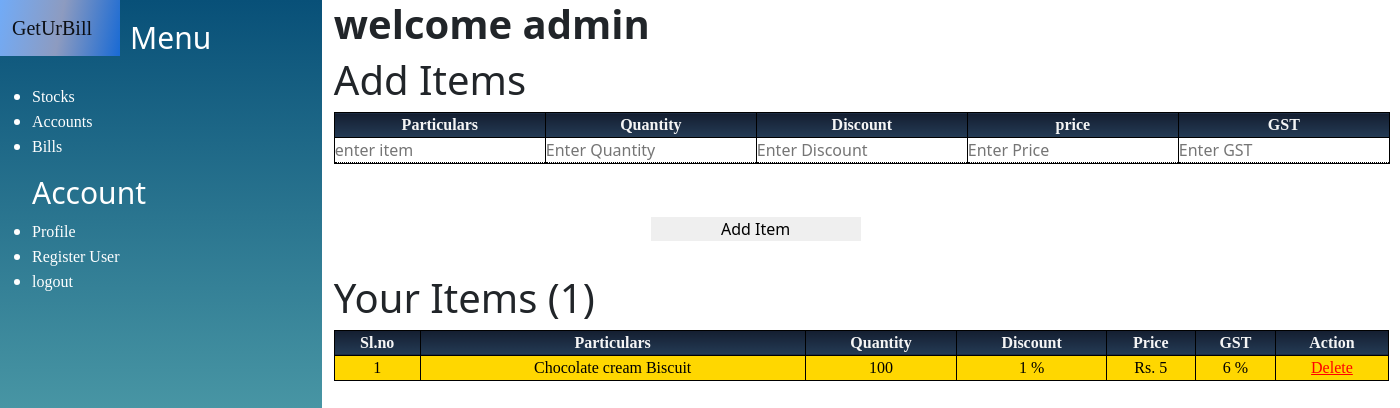
Before: /dashboard/ (signed in) with the older database file.
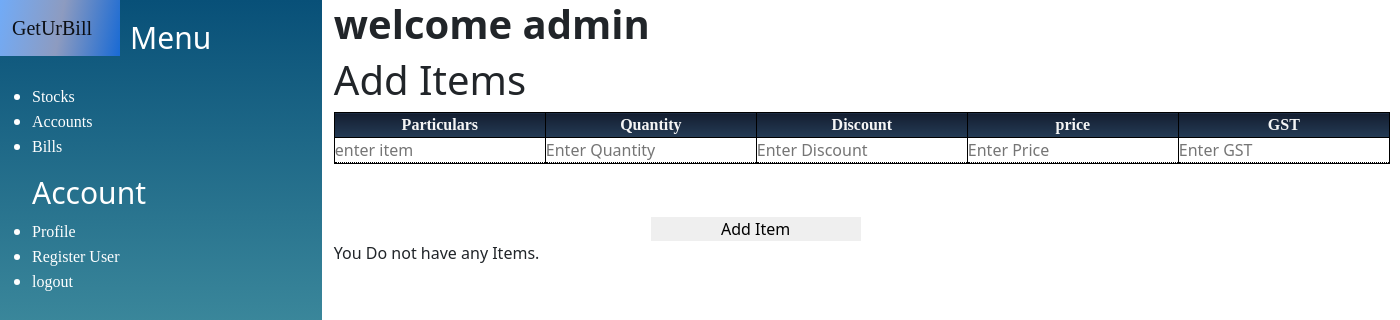
After: the same page with the newer database file.
### GetUrBill/models.py (models this page shows, shortened)
class Items(models.Model):
    item_id=models.BigAutoField(primary_key=True)
    user=models.ForeignKey(Accounts,on_delete=CASCADE)
    item_name=models.CharField(max_length=100)
    quantity=models.IntegerField(default=0)
    selling_price=models.IntegerField(default=0)
    GST=models.IntegerField(default=9)
    discount=models.IntegerField(default=0)

### GetUrBill/views.py (the view, shortened to what this page needs)
# urls.py: path('dashboard/',views.dashboard),
@login_required
def dashboard(request):
    items=Items.objects.all().filter(user=request.user)
    context={"i":items}
    return render(request ,"dashboard.html",context)

### templates/dashboard.html (shortened to what this page needs)
{% extends 'sidebar.html' %}
    {% block body %}
    <h1 class="text-center">
    <strong>welcome {{request.user.shop_name}}</strong></h1>
    <h1 class="text-center">Add Items</h1>
    <form action="/dashboard/" method="post" id="form" name="form">
    <div class="form-group" id="form-group">
        <table>
            <tr>
              <th>Particulars</th>
              <th>Quantity</th>
              <th>Discount</th>
              <th>price</th>
              <th>GST</th>
            </tr>
            <tr>
                <td><input type="text" name="item_name"id="Particulars" placeholder="enter item" required></td>
                <td><input type="number" name="quantity" id="quantity" placeholder="Enter Quantity" required></td>
                <td><input type="number" name="discount" id="discount"placeholder="Enter Discount" required></td>
                <td><input type="number" name="price" id="price"placeholder="Enter Price" required></td>
                <td><input type="number" name="gst" id="gst"placeholder="Enter GST" required></td>
            </tr>
          </table>
</div>
    <input type="submit" value="Add Item" id="add">
</form>
{% if i %}
<h1 class="text-center">Your Items ({{i.count}})</h1>
<div class="Item">
<table style="width:100%">
    <tr>
        <th>Sl.no</th>
      <th>Particulars</th>
      <th>Quantity</th>
      <th>Discount</th>
      <th>Price</th>
      <th>GST</th>
      <th>Action</th>
    </tr>
    {% for j in i%}
    <tr>
      <td>{{forloop.counter}}</td>
      <td>{{j.item_name}}</td>
      <td>{{j.quantity}}</td>
      <td>{{j.discount}} %</td>
      <td>Rs. {{j.selling_price}}</td>
      <td>{{j.GST}} %</td>
      <td><a href="/delete/{{j.item_id}}"onclick="load()">Delete</a></td>
    </tr>
    {% endfor %}
  </table>
</div>
    {% else %}
    <p class="text-center">You Do not have any Items.</p>
    {% endif %}
{% endblock body %}

Changed rows visible on the page:
removed Items: item_name "Chocolate cream Biscuit", quantity "100", discount "1", selling_price "5", GST "6"
Other visible differences:
{{ i.count }}: "1" → (not shown)
text no longer shown: "Your Items ( ) Sl.no Particulars Quantity Discount Price GST Action"
text now shown: "You Do not have any Items."
